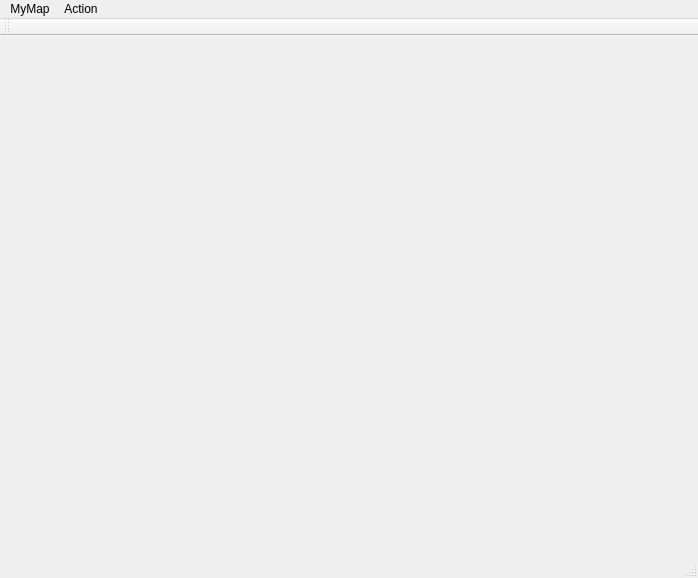
<?xml version="1.0" encoding="UTF-8"?>
<ui version="4.0">
 <class>MainWindow</class>
 <widget class="QMainWindow" name="MainWindow">
  <property name="geometry">
   <rect>
    <x>0</x>
    <y>0</y>
    <width>698</width>
    <height>578</height>
   </rect>
  </property>
  <property name="windowTitle">
   <string>MainWindow</string>
  </property>
  <widget class="QWidget" name="centralWidget"/>
  <widget class="QMenuBar" name="menuBar">
   <property name="geometry">
    <rect>
     <x>0</x>
     <y>0</y>
     <width>698</width>
     <height>26</height>
    </rect>
   </property>
   <widget class="QMenu" name="menuMyMap">
    <property name="title">
     <string>MyMap</string>
    </property>
    <addaction name="separator"/>
    <addaction name="actionLoad_from_Internet"/>
    <addaction name="actionLoad_from_Computer"/>
    <addaction name="separator"/>
    <addaction name="actionTho_t"/>
   </widget>
   <widget class="QMenu" name="menu_Draw_map">
    <property name="title">
     <string>Action</string>
    </property>
    <addaction name="action_Draw_map"/>
    <addaction name="actionVien_CNTT"/>
   </widget>
   <addaction name="menuMyMap"/>
   <addaction name="menu_Draw_map"/>
  </widget>
  <widget class="QToolBar" name="mainToolBar">
   <attribute name="toolBarArea">
    <enum>TopToolBarArea</enum>
   </attribute>
   <attribute name="toolBarBreak">
    <bool>false</bool>
   </attribute>
  </widget>
  <widget class="QStatusBar" name="statusBar"/>
  <action name="actionLoad_from_Internet">
   <property name="text">
    <string>Dữ liệu từ mạng</string>
   </property>
  </action>
  <action name="actionLoad_from_Computer">
   <property name="text">
    <string>Dữ liệu nội bộ</string>
   </property>
  </action>
  <action name="actionTho_t">
   <property name="text">
    <string>Thoát</string>
   </property>
  </action>
  <action name="action_Draw_map">
   <property name="text">
    <string>&amp;Draw map</string>
   </property>
  </action>
  <action name="actionVien_CNTT">
   <property name="text">
    <string>Vien CNTT</string>
   </property>
  </action>
  <action name="actionDownload_From_URL">
   <property name="text">
    <string>Download From URL</string>
   </property>
  </action>
 </widget>
 <layoutdefault spacing="6" margin="11"/>
 <resources/>
 <connections/>
</ui>
